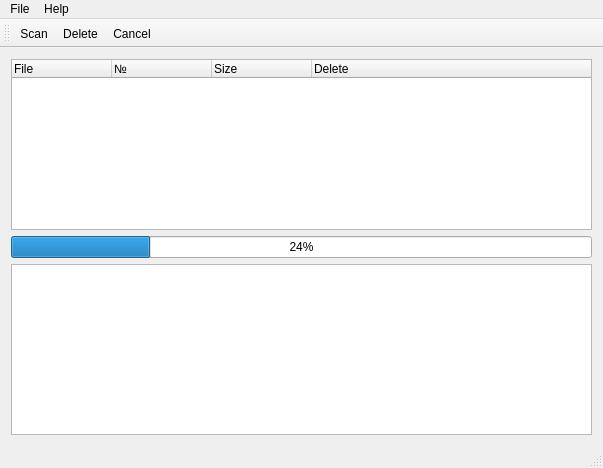
<?xml version="1.0" encoding="UTF-8"?>
<ui version="4.0">
 <class>MainWindow</class>
 <widget class="QMainWindow" name="MainWindow">
  <property name="geometry">
   <rect>
    <x>0</x>
    <y>0</y>
    <width>603</width>
    <height>468</height>
   </rect>
  </property>
  <property name="windowTitle">
   <string>MainWindow</string>
  </property>
  <widget class="QWidget" name="centralWidget">
   <property name="layoutDirection">
    <enum>Qt::LeftToRight</enum>
   </property>
   <property name="autoFillBackground">
    <bool>false</bool>
   </property>
   <layout class="QVBoxLayout" name="verticalLayout_3">
    <item>
     <layout class="QVBoxLayout" name="verticalLayout">
      <item>
       <widget class="QTreeWidget" name="treeWidget">
        <property name="sizePolicy">
         <sizepolicy hsizetype="Expanding" vsizetype="Expanding">
          <horstretch>0</horstretch>
          <verstretch>0</verstretch>
         </sizepolicy>
        </property>
        <property name="columnCount">
         <number>4</number>
        </property>
        <column>
         <property name="text">
          <string>File</string>
         </property>
        </column>
        <column>
         <property name="text">
          <string>№</string>
         </property>
        </column>
        <column>
         <property name="text">
          <string>Size</string>
         </property>
        </column>
        <column>
         <property name="text">
          <string>Delete</string>
         </property>
        </column>
       </widget>
      </item>
      <item>
       <widget class="QProgressBar" name="progressBar">
        <property name="value">
         <number>24</number>
        </property>
       </widget>
      </item>
      <item>
       <widget class="QPlainTextEdit" name="plainTextEdit"/>
      </item>
     </layout>
    </item>
   </layout>
  </widget>
  <widget class="QMenuBar" name="menuBar">
   <property name="geometry">
    <rect>
     <x>0</x>
     <y>0</y>
     <width>603</width>
     <height>20</height>
    </rect>
   </property>
   <widget class="QMenu" name="menuActions">
    <property name="title">
     <string>File</string>
    </property>
    <addaction name="actionScan"/>
    <addaction name="actionDelete"/>
    <addaction name="actionCancel"/>
   </widget>
   <widget class="QMenu" name="menuHelp">
    <property name="title">
     <string>Help</string>
    </property>
   </widget>
   <addaction name="menuActions"/>
   <addaction name="menuHelp"/>
  </widget>
  <widget class="QToolBar" name="mainToolBar">
   <attribute name="toolBarArea">
    <enum>TopToolBarArea</enum>
   </attribute>
   <attribute name="toolBarBreak">
    <bool>false</bool>
   </attribute>
   <addaction name="actionScan"/>
   <addaction name="actionDelete"/>
   <addaction name="actionCancel"/>
  </widget>
  <widget class="QStatusBar" name="statusBar"/>
  <action name="actionScan">
   <property name="text">
    <string>Scan</string>
   </property>
  </action>
  <action name="actionDelete">
   <property name="text">
    <string>Delete</string>
   </property>
  </action>
  <action name="actionCancel">
   <property name="text">
    <string>Cancel</string>
   </property>
  </action>
 </widget>
 <layoutdefault spacing="6" margin="11"/>
 <resources/>
 <connections/>
</ui>
